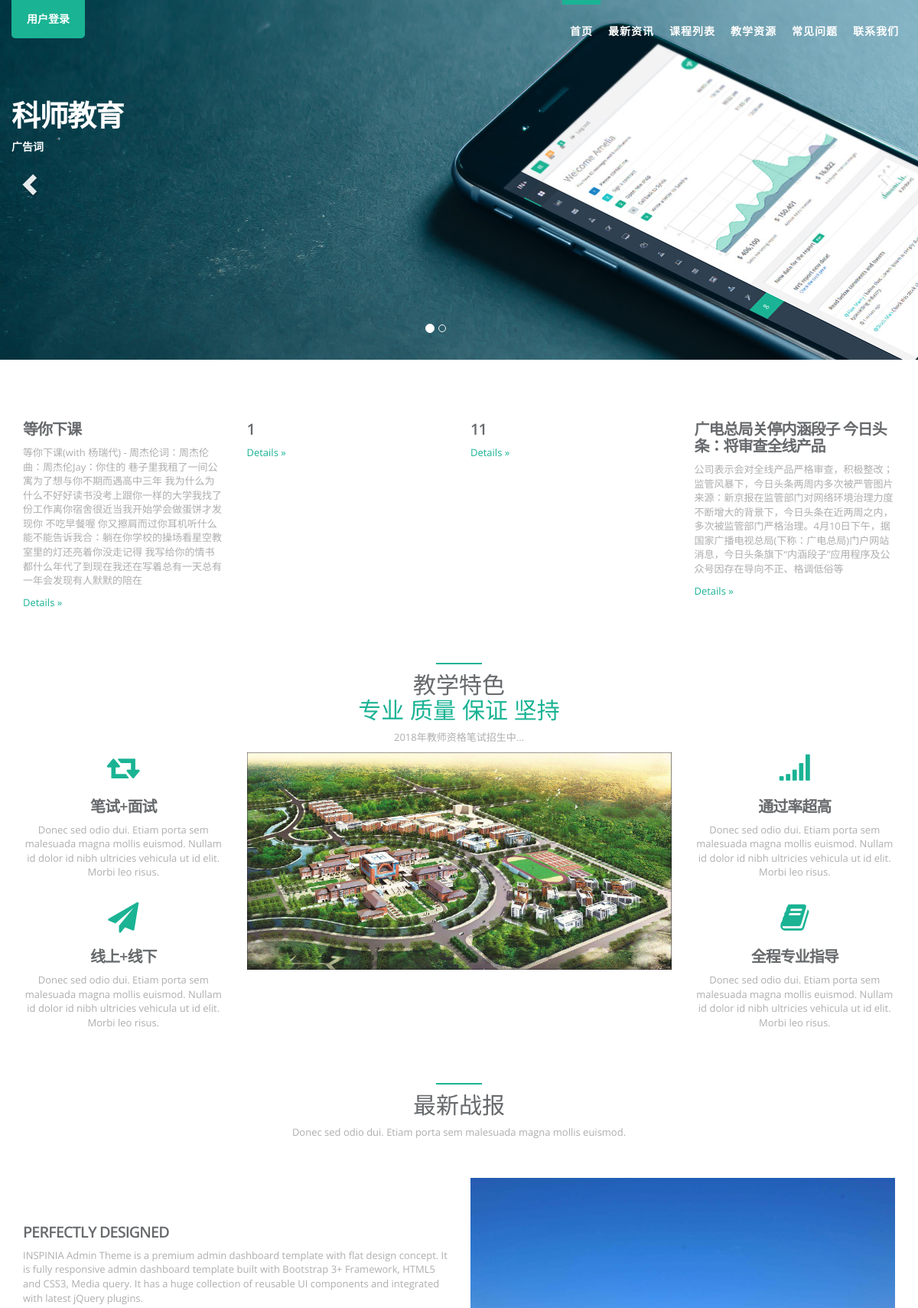
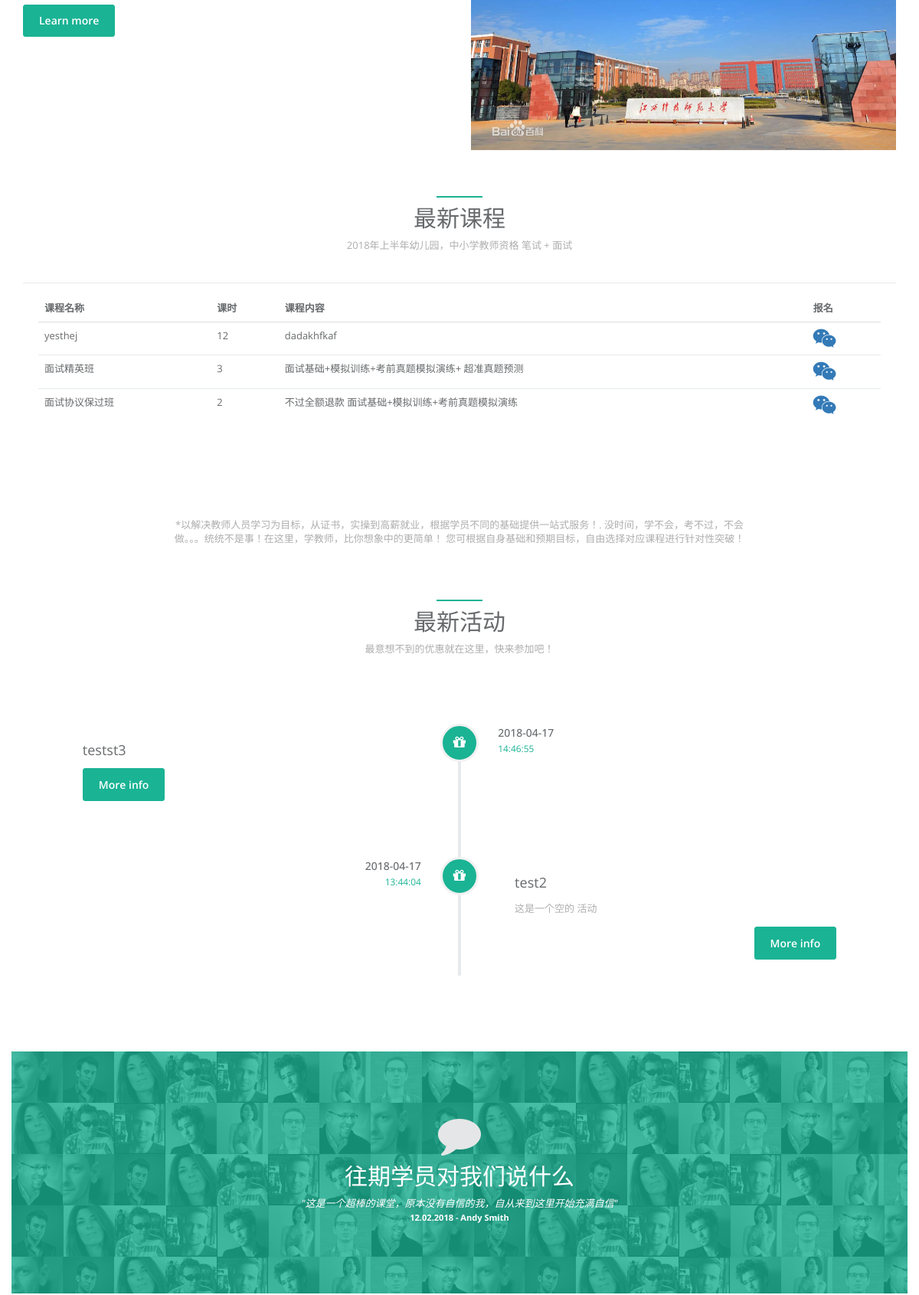
The page / (upper part) on the database its author committed (2 pictures, top to bottom).
### ks_crm/models.py (models this page shows, shortened)
class News(models.Model):
    title = models.CharField(max_length=256,verbose_name="新闻标题")
    content = models.TextField(verbose_name="新闻内容")
    image = models.FileField(upload_to='news_image',null=True,blank=True)
    enabled = models.BooleanField(default=True)
    date = models.DateTimeField(auto_now_add=True)
    class Meta:
        ordering = ['date']
        verbose_name = "新闻资讯"
        verbose_name_plural = "新闻资讯"

class Course(models.Model):
    name = models.CharField(max_length=64, unique=True)
    price = models.PositiveSmallIntegerField()
    period = models.PositiveSmallIntegerField(verbose_name="周期(月)")
    outline = models.TextField()
    enabled = models.BooleanField(default=True)
    class Meta:
        verbose_name = "课程表"
        verbose_name_plural = "课程表"

class Actions(models.Model):
    topic = models.CharField(max_length=256, verbose_name="活动主题")
    content = models.TextField(verbose_name="活动内容")
    start_time = models.DateField()
    end_time = models.DateField()
    image = models.FileField(upload_to='action_image')
    date = models.DateTimeField(auto_now_add=True)
    enabled = models.BooleanField(default=True)
    favourites = models.IntegerField(blank=True,null=True)
    class Meta:
        verbose_name = "最新活动"
        verbose_name_plural = "最新活动"

### ks_edu/views.py (the view)
# urls.py: url(r'^$', views.index,name='crm_home'),
def index(request):
    news = models.News.objects.all().order_by("-id")[:4]
    actions = models.Actions.objects.all().order_by("-id")[:4]
    courses = models.Course.objects.all().order_by("-id")
    questions = models.FAQ.objects.all().order_by("-id")
    materials = models.TeacherMaterials.objects.all().order_by("-id")[:10]
    return render(request,"front_desk/index.html",{"news":news,
                                                   "actions":actions,
                                                   "courses":courses,
                                                   "questions":questions,
                                                   "materials":materials})

### front_desk/templatetags/fd_tags.py (called while the page is built)
@register.filter
def remove_tags(htmlstr):
    dr = re.compile(r'<[^>]+>',re.S)
    dd = dr.sub('',htmlstr)
    if len(dd)>300:
        return dd[0:200]
    return dd

### templates/front_desk/index.html (shortened to what this page needs)
{% load fd_tags %}
<!DOCTYPE html>
<html lang="en">
<head>
    <link href="/static/bootstrap/css/bootstrap.min.css" rel="stylesheet">
    <link href="/static/bootstrap/css/animate.css" rel="stylesheet">
    <link href="/static/bootstrap/font-awesome/css/font-awesome.min.css" rel="stylesheet">
    <link href="/static/bootstrap/css/style.css" rel="stylesheet">
</head>
<body id="page-top" class="landing-page">
<div class="navbar-wrapper">
        <nav class="navbar navbar-default navbar-fixed-top" role="navigation">
            <div class="container">
                <div class="navbar-header page-scroll">
                    <a class="navbar-brand" href="{% url 'acc_login' %}?next={{ request.path }}">用户登录</a>
                </div>
                <div id="navbar" class="navbar-collapse collapse">
                    <ul class="nav navbar-nav navbar-right">
                        <li><a class="page-scroll" href="#page-top">首页</a></li>
                        <li><a class="page-scroll" href="#news">最新资讯</a></li>
                        <li><a class="page-scroll" href="#courses">课程列表</a></li>
                        <li><a class="page-scroll" href="#materials">教学资源</a></li>
                        <li><a class="page-scroll" href="#FAQ">常见问题</a></li>
                        <li><a class="page-scroll" href="#contact">联系我们</a></li>
                    </ul>
                </div>
            </div>
        </nav>
</div>
<div id="inSlider" class="carousel carousel-fade" data-ride="carousel">
    <ol class="carousel-indicators">
        <li data-target="#inSlider" data-slide-to="0" class="active"></li>
        <li data-target="#inSlider" data-slide-to="1"></li>
    </ol>
    <div class="carousel-inner" role="listbox">
        <div class="item active">
            <div class="container">
                <div class="carousel-caption">
                    <h1>科师教育</h1>
                    <p>广告词</p>
                </div>
            </div>
            <div class="header-back two"></div>
        </div>
    </div>
    <a class="left carousel-control" href="#inSlider" role="button" data-slide="prev">
        <span class="glyphicon glyphicon-chevron-left" aria-hidden="true"></span>
    </a>
    <a class="right carousel-control" href="#inSlider" role="button" data-slide="next">
        <span class="glyphicon glyphicon-chevron-right" aria-hidden="true"></span>
    </a>
</div>
<section id="news" class="container services">
    <div class="row">
        {% for news_obj in news %}
        <div class="col-sm-3">
            <h2>{{ news_obj.title }}</h2>
            <p >{{ news_obj.content|remove_tags }}</p>
            <p><a class="navy-link" href="/fd/news/{{ news_obj.id }}" role="button">Details &raquo;</a></p>
        </div>
        {% endfor %}
    </div>
    <div class="row">
        <div class="col-lg-12 text-center">
            <div class="navy-line"></div>
            <h1>教学特色<br/> <span class="navy"> 专业 质量 保证 坚持</span> </h1>
            <p>2018年教师资格笔试招生中... </p>
        </div>
    </div>
    <div class="row">
        <div class="col-md-3 text-center wow fadeInLeft">
            <div>
                <i class="fa fa-retweet features-icon"></i>
                <h2>笔试+面试</h2>
                <p>Donec sed odio dui. Etiam porta sem malesuada magna mollis euismod. Nullam id dolor id nibh ultricies vehicula ut id elit. Morbi leo risus.</p>
            </div>
            <div class="m-t-lg">
                <i class="fa fa-send features-icon"></i>
                <h2>线上+线下</h2>
                <p>Donec sed odio dui. Etiam porta sem malesuada magna mollis euismod. Nullam id dolor id nibh ultricies vehicula ut id elit. Morbi leo risus.</p>
            </div>
        </div>
        <div class="col-md-6 text-center  wow zoomIn">
            <img src="static/bootstrap/img/jxkjsfdx.jpg" alt="school" class="img-responsive">
        </div>
        <div class="col-md-3 text-center wow fadeInRight">
            <div>
                <i class="fa fa-signal features-icon"></i>
                <h2>通过率超高</h2>
                <p>Donec sed odio dui. Etiam porta sem malesuada magna mollis euismod. Nullam id dolor id nibh ultricies vehicula ut id elit. Morbi leo risus.</p>
            </div>
            <div class="m-t-lg">
                <i class="fa fa-book features-icon"></i>
                <h2>全程专业指导</h2>
                <p>Donec sed odio dui. Etiam porta sem malesuada magna mollis euismod. Nullam id dolor id nibh ultricies vehicula ut id elit. Morbi leo risus.</p>
            </div>
        </div>
    </div>
    <div class="row">
        <div class="col-lg-12 text-center">
            <div class="navy-line"></div>
            <h1>最新战报</h1>
            <p>Donec sed odio dui. Etiam porta sem malesuada magna mollis euismod. </p>
        </div>
    </div>
    <div class="row features-block">
        <div class="col-lg-6 features-text wow fadeInLeft">
            <h2>Perfectly designed </h2>
            <p>INSPINIA Admin Theme is a premium admin dashboard template with flat design concept. It is fully responsive admin dashboard template built with Bootstrap 3+ Framework, HTML5 and CSS3, Media query. It has a huge collection of reusable UI components and integrated with latest jQuery plugins.</p>
            <a href="" class="btn btn-primary">Learn more</a>
        </div>
        <div class="col-lg-6 text-right wow fadeInRight">
            <img src="static/bootstrap/img/jxkjsfdx2.png" alt="school" class="img-responsive pull-right">
        </div>
    </div>
</section>
<section id="courses" class="pricing">
    <div class="container">
        <div class="row m-b-lg">
            <div class="col-lg-12 text-center">
                <div class="navy-line"></div>
                <h1>最新课程</h1>
                <p>2018年上半年幼儿园，中小学教师资格 笔试 + 面试</p>
            </div>
        </div>
        <div class="row">
            <div class="col-lg-12">
            <div class="ibox float-e-margins">
                <div class="ibox-content">
                    <table class="footable table table-stripped toggle-arrow-tiny tablet breakpoint footable-loaded" data-page-size="8">
                        <thead>
                        <tr>
                            <th data-toggle="true" class="footable-visible footable-first-column footable-sortable">课程名称</th>
                            <th class="footable-visible footable-sortable">课时</th>
                            <th class="footable-visible footable-sortable">课程内容</th>
                            <th class="footable-visible footable-last-column footable-sortable">报名</th>
                        </tr>
                        </thead>
                        <tbody>
                        {% for course in courses %}
                        <tr style="display: table-row;" class="footable-even">
                            <td class="footable-visible footable-first-column">{{ course.name }}</td>
                            <td class="footable-visible">{{ course.period }}</td>
                            <td class="footable-visible">{{ course.outline }}</td>
                            <td class="footable-visible footable-last-column"><a  href="{% url 'course_list' %}">
                                        <i class="fa fa-weixin fa-2x"></i></a></td>
                        </tr>
                        {% endfor %}
                        </tbody>
                    </table>
                </div>
            </div>
        </div>
        </div>
        <div class="row m-t-lg">
            <div class="col-lg-8 col-lg-offset-2 text-center m-t-lg">
                <p>*以解决教师人员学习为目标，从证书，实操到高薪就业，根据学员不同的基础提供一站式服务！.
                没时间，学不会，考不过，不会做。。。统统不是事！在这里，学教师，比你想象中的更简单！
                您可根据自身基础和预期目标，自由选择对应课程进行针对性突破！</p>
            </div>
        </div>
    </div>
    <div class="container">
        <div class="row">
            <div class="col-lg-12 text-center">
                <div class="navy-line"></div>
                <h1>最新活动</h1>
                <p>最意想不到的优惠就在这里，快来参加吧！ </p>
            </div>
        </div>
        <div class="row features-block">
            <div class="col-lg-12">
                <div id="vertical-timeline" class="vertical-container light-timeline center-orientation">
                    {% for action in actions %}
                    <div class="vertical-timeline-block">
                        <div class="vertical-timeline-icon navy-bg">
                            <i class="fa fa-gift"></i>
                        </div>
                        <div class="vertical-timeline-content">
                            <h2>{{ action.topic }}</h2>
                            <p>{{ action.content|remove_tags }}</p>
                            <a href="/fd/actions/{{ action.id }}" class="btn btn-xs btn-primary"> More info</a>
                            <span class="vertical-date"> {{ action.date|date:"Y-m-d" }} <br/>
                                <small>{{ action.date|date:"H:i:s" }}</small> </span>
                        </div>
                    </div>
                    {% endfor %}
                </div>
            </div>
        </div>
    </div>
</section>
<section id="materials"  style="margin-top: 0">
    <div class="container navy-section testimonials">
        <div class="row">
            <div class="col-lg-12 text-center wow zoomIn">
                <i class="fa fa-comment big-icon"></i>
                <h1>
                    往期学员对我们说什么
                </h1>
                <div class="testimonials-text">
                    <i>"这是一个超棒的课堂，原本没有自信的我，自从来到这里开始充满自信"</i>
                </div>
                <small>
                    <strong>12.02.2018 - Andy Smith</strong>
                </small>
            </div>
        </div>
    </div>
</section>
</body>
</html>

### rows shown on the page
News: title "等你下课", content|remove_tags "等你下课(with 杨瑞代) - 周杰伦词：周杰伦曲：周杰伦Jay：你住的 巷子里我租了一间公寓为了想与你不期而遇高中三年 我为什么为什么不好好读书没考上跟你一样的大学我找了份工作离你宿舍很近当我开始学会做蛋饼才发现你 不吃早餐喔 你又擦肩而过你耳机听什么能不能告诉我合：躺在你学校的操场看星空教室里的灯还亮着你没走记得 我写给你的情书都什么年代了到现在我还在写着总有一天总有一年会发现有人默默的陪在"
News: title "1"
News: title "11"
News: title "广电总局关停内涵段子 今日头条：将审查全线产品", content|remove_tags "公司表示会对全线产品严格审查，积极整改；监管风暴下，今日头条两周内多次被严管图片来源：新京报在监管部门对网络环境治理力度不断增大的背景下，今日头条在近两周之内，多次被监管部门严格治理。4月10日下午，据国家广播电视总局(下称：广电总局)门户网站消息，今日头条旗下“内涵段子”应用程序及公众号因存在导向不正、格调低俗等"
Course: name "yesthej", period "12", outline "dadakhfkaf"
Course: name "面试精英班", period "3", outline "面试基础+模拟训练+考前真题模拟演练+ 超准真题预测"
Course: name "面试协议保过班", period "2", outline "不过全额退款 面试基础+模拟训练+考前真题模拟演练"
Actions: topic "testst3", date "2018-04-17", date "14:46:55"
Actions: topic "test2", content|remove_tags "这是一个空的 活动", date "2018-04-17", date "13:44:04"
